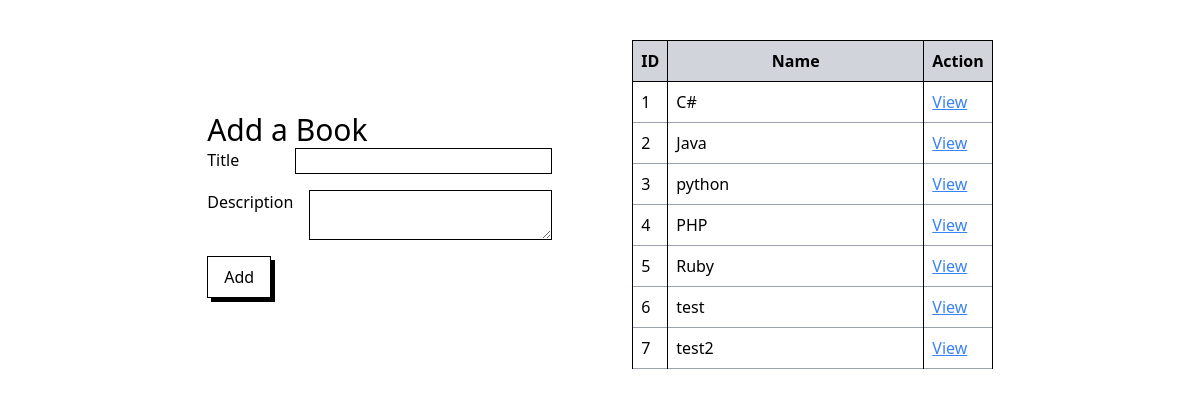
The page / on the database its author committed.
### books_authers_app/models.py (models this page shows)
class Book(models.Model):
    title=models.CharField(max_length=100)
    desc=models.TextField()
    created_at=models.DateTimeField(auto_now_add=True)
    updated_at=models.DateTimeField(auto_now=True)

### books_authers_app/views.py (the view)
# urls.py: path("", views.books),
def books(request):
    context={
        'all_books':Book.objects.all()
    }
    return render(request,'book.html',context)

### books_authers_app/templates/book.html (shortened to what this page needs)
<!doctype html>
<html lang="en">
  <head>
    <script src="https://cdn.tailwindcss.com"></script>
  </head>
  <body>
    <div class="flex items-center justify-center gap-20 p-10">
      <div>
        <form action="/books/create" method="post">
          <h1 class="text-3xl">Add a Book</h1>
          <div class="flex mb-4 gap-4 w-full">
            <label for="title" class="w-24 whitespace-nowrap">Title</label>
            <input
              type="text"
              name="title"
              class="border border-black w-full"
            />
          </div>
          <div class="flex mb-4 gap-4 w-full">
            <label for="desc" class="w-24 whitespace-nowrap">Description</label>
            <textarea name="desc" class="border border-black w-full"></textarea>
          </div>
          <button
            type="submit"
            class="border border-black px-4 py-2 shadow-[4px_4px_0px_black]"
          >
            Add
          </button>
        </form>
      </div>
      <div>
        <table class="border border-black border-collapse">
          <tr class="bg-gray-300">
            <th class="border border-black p-2">ID</th>
            <th class="border border-black p-2 w-64">Name</th>
            <th class="border border-black p-2">Action</th>
          </tr>
          {% for book in all_books %}
          <tr class="border-b border-gray-400">
            <td class="border-l border-r border-black p-2">{{book.id}}</td>
            <td class="border-r border-black p-2">{{book.title}}</td>
            <td class="border-r border-black p-2">
              <a href="/books/{{book.id}}" class="underline text-blue-500"
                >View</a
              >
            </td>
          </tr>
          {% endfor %}
        </table>
      </div>
    </div>
  </body>
</html>

### rows shown on the page
Book: id "1", title "C#"
Book: id "2", title "Java"
Book: id "3", title "python"
Book: id "4", title "PHP"
Book: id "5", title "Ruby"
Book: id "6", title "test"
Book: id "7", title "test2"
